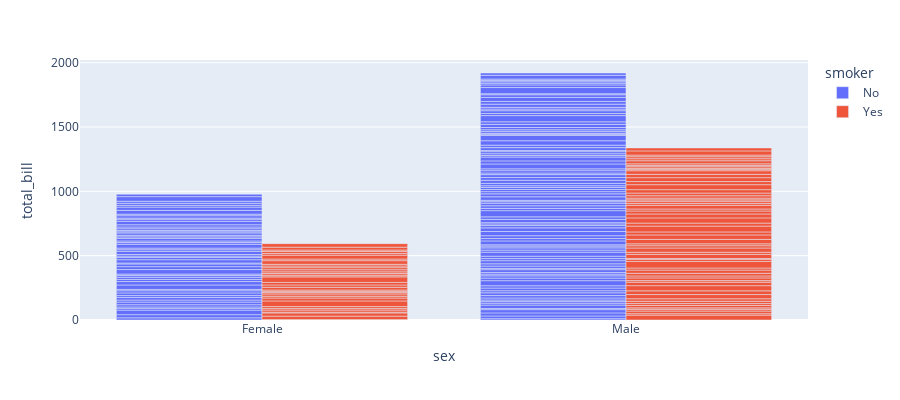

Notebook code cell kept with this figure:
### Markdown cell above
### plotly

### Code cell
import plotly.express as px
df = px.data.tips()
fig = px.bar(df, x="sex", y="total_bill",
             color='smoker', barmode='group',
             height=400)
fig.show()

### Figure 1 — Plotly figure (JSON) as saved in the notebook; plotly's stock layout.template omitted (floating-point values rounded to 4 significant figures; data arrays with more than 128 entries replaced by an {"elided": "..."} marker saying what was removed)
{"data": [{"alignmentgroup": "True", "hovertemplate": "smoker=No<br>sex=%{x}<br>total_bill=%{y}<extra></extra>", "legendgroup": "No", "marker": {"color": "#636efa", "pattern": {"shape": ""}}, "name": "No", "offsetgroup": "No", "orientation": "v", "showlegend": true, "textposition": "auto", "type": "bar", "x": {"elided": "151 str values"}, "xaxis": "x", "y": {"elided": "151 float values"}, "yaxis": "y"}, {"alignmentgroup": "True", "hovertemplate": "smoker=Yes<br>sex=%{x}<br>total_bill=%{y}<extra></extra>", "legendgroup": "Yes", "marker": {"color": "#EF553B", "pattern": {"shape": ""}}, "name": "Yes", "offsetgroup": "Yes", "orientation": "v", "showlegend": true, "textposition": "auto", "type": "bar", "x": ["Male", "Male", "Male", "Male", "Male", "Male", "Female", "Male", "Female", "Female", "Male", "Male", "Male", "Male", "Female", "Female", "Male", "Male", "Male", "Male", "Female", "Female", "Female", "Female", "Male", "Male", "Male", "Female", "Male", "Female", "Female", "Female", "Male", "Male", "Male", "Male", "Male", "Male", "Male", "Male", "Female", "Male", "Male", "Male", "Male", "Male", "Male", "Female", "Male", "Female", "Male", "Male", "Female", "Male", "Male", "Male", "Male", "Female", "Female", "Male", "Male", "Female", "Female", "Female", "Male", "Female", "Male", "Male", "Male", "Female", "Male", "Male", "Female", "Female", "Female", "Male", "Male", "Male", "Female", "Male", "Female", "Male", "Male", "Female", "Female", "Female", "Male", "Male", "Male", "Male", "Male", "Female", "Male"], "xaxis": "x", "y": [38.01, 11.24, 20.29, 13.81, 11.02, 18.29, 3.07, 15.01, 26.86, 25.28, 17.92, 19.44, 32.68, 28.97, 5.75, 16.32, 40.17, 27.28, 12.03, 21.01, 11.35, 15.38, 44.3, 22.42, 15.36, 20.49, 25.21, 14.31, 16, 17.51, 10.59, 10.63, 50.81, 15.81, 7.25, 31.85, 16.82, 32.9, 17.89, 14.48, 9.6, 34.63, 34.65, 23.33, 45.35, 23.17, 40.55, 20.9, 30.46, 18.15, 23.1, 15.69, 19.81, 28.44, 15.48, 16.58, 10.34, 43.11, 13, 13.51, 18.71, 12.74, 13, 16.4, 20.53, 16.47, 26.59, 38.73, 24.27, 12.76, 30.06, 25.89, 13.27, 28.17, 12.9, 28.15, 11.59, 7.74, 30.14, 12.16, 13.42, 8.58, 13.42, 16.27, 10.09, 22.12, 24.01, 15.69, 15.53, 12.6, 32.83, 27.18, 22.67], "yaxis": "y"}], "layout": {"barmode": "group", "height": 400, "legend": {"title": {"text": "smoker"}, "tracegroupgap": 0}, "margin": {"t": 60}, "xaxis": {"anchor": "y", "domain": [0, 1], "title": {"text": "sex"}}, "yaxis": {"anchor": "x", "domain": [0, 1], "title": {"text": "total_bill"}}}}
